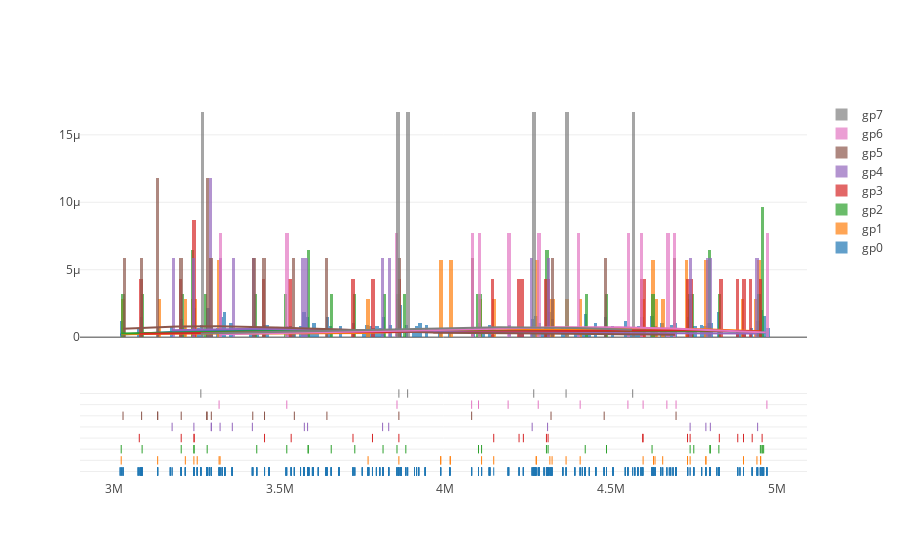

Notebook code for this chart:
### Markdown cell above
> iii. Plot genomic location.

### Code cell
hist_data= [[window_list[x] for x in zlib[z]] for z in zlib.keys()]
group_labels= ['gp{}'.format(str(z)) for z in zlib.keys()]

fig = ff.create_distplot(hist_data, group_labels, bin_size=1e4)
iplot(fig)

### Figure 1 — Plotly figure (JSON) as saved in the notebook; plotly's stock layout.template omitted (floating-point values rounded to 4 significant figures; data arrays with more than 128 entries replaced by an {"elided": "..."} marker saying what was removed)
{"data": [{"autobinx": false, "histnorm": "probability density", "legendgroup": "gp0", "marker": {"color": "rgb(31, 119, 180)"}, "name": "gp0", "opacity": 0.7, "type": "histogram", "uid": "98e5c381-f727-4341-b4ae-0c0d835a3fb2", "x": {"elided": "748 int values"}, "xaxis": "x", "xbins": {"end": 4969976, "size": 10000, "start": 3018083}, "yaxis": "y"}, {"autobinx": false, "histnorm": "probability density", "legendgroup": "gp1", "marker": {"color": "rgb(255, 127, 14)"}, "name": "gp1", "opacity": 0.7, "type": "histogram", "uid": "124feae1-1999-4119-bd38-7f46a7be248a", "x": [4632390, 3859421, 4738254, 4145615, 3131459, 4730446, 4730446, 3316808, 4108930, 4951040, 4951040, 4785848, 4785848, 4596370, 3214948, 4014392, 4014392, 3250797, 4939906, 3766426, 4627765, 4627765, 3240788, 3021437, 4274009, 4274009, 4363927, 3319832, 4655524, 3985599, 3985599, 4899388, 4315070, 4406449, 4321717], "xaxis": "x", "xbins": {"end": 4951040, "size": 10000, "start": 3021437}, "yaxis": "y"}, {"autobinx": false, "histnorm": "probability density", "legendgroup": "gp2", "marker": {"color": "rgb(44, 160, 44)"}, "name": "gp2", "opacity": 0.7, "type": "histogram", "uid": "d06f39cd-26ae-4e23-b0e5-b45bb8de0870", "x": [3853666, 4421733, 3241363, 4799296, 4304732, 4738254, 3585738, 3585738, 4309632, 3202511, 3811572, 4950307, 4099668, 4108930, 3084506, 4485916, 4825030, 3880363, 4623423, 4960189, 3280865, 3240788, 3521114, 3021437, 3726353, 3430500, 4749344, 4955510, 4955510, 3655234, 4797966], "xaxis": "x", "xbins": {"end": 4960189, "size": 10000, "start": 3021437}, "yaxis": "y"}, {"autobinx": false, "histnorm": "probability density", "legendgroup": "gp3", "marker": {"color": "rgb(214, 39, 40)"}, "name": "gp3", "opacity": 0.7, "type": "histogram", "uid": "dd9a045f-5040-4eb4-8125-d7d7b6cda37a", "x": [4235067, 3241363, 3241363, 3453949, 3859421, 4304732, 4738254, 4145615, 4309632, 3202511, 4730446, 4596370, 4222057, 4925584, 3720886, 3779747, 4826388, 4595088, 4882010, 3534362, 4955510, 4899388, 3075991], "xaxis": "x", "xbins": {"end": 4955510, "size": 10000, "start": 3075991}, "yaxis": "y"}, {"autobinx": false, "histnorm": "probability density", "legendgroup": "gp4", "marker": {"color": "rgb(148, 103, 189)"}, "name": "gp4", "opacity": 0.7, "type": "histogram", "uid": "06871609-1b69-4679-9838-af3d90e0c0a4", "x": [4799296, 4738254, 3583854, 3828676, 4785848, 4261584, 4308142, 3810257, 3574034, 4942023, 3293373, 3293373, 3240788, 3356717, 3175034, 3319832, 3417205], "xaxis": "x", "xbins": {"end": 4942023, "size": 10000, "start": 3175034}, "yaxis": "y"}, {"autobinx": false, "histnorm": "probability density", "legendgroup": "gp5", "marker": {"color": "rgb(140, 86, 75)"}, "name": "gp5", "opacity": 0.7, "type": "histogram", "uid": "b13808d5-9e34-411c-875e-1a8206aed518", "x": [3279194, 3453949, 3859421, 3026933, 3131459, 3131459, 3082982, 3202511, 3642200, 4078982, 4478928, 4318535, 3280865, 3293373, 4695812, 3543887, 3418472], "xaxis": "x", "xbins": {"end": 4695812, "size": 10000, "start": 3026933}, "yaxis": "y"}, {"autobinx": false, "histnorm": "probability density", "legendgroup": "gp6", "marker": {"color": "rgb(227, 119, 194)"}, "name": "gp6", "opacity": 0.7, "type": "histogram", "uid": "900f38d3-4d22-4dad-a888-40927b7fb4c6", "x": [3853666, 4550581, 3316808, 4668076, 4099668, 4969976, 4596370, 4078982, 4189003, 4695812, 3521114, 4279871, 4406449], "xaxis": "x", "xbins": {"end": 4969976, "size": 10000, "start": 3316808}, "yaxis": "y"}, {"autobinx": false, "histnorm": "probability density", "legendgroup": "gp7", "marker": {"color": "rgb(127, 127, 127)"}, "name": "gp7", "opacity": 0.7, "type": "histogram", "uid": "fb6cc450-dcd3-4f17-959e-cbfb8622ff66", "x": [3885774, 3859421, 3261715, 4266352, 4363927, 4565004], "xaxis": "x", "xbins": {"end": 4565004, "size": 10000, "start": 3261715}, "yaxis": "y"}, {"legendgroup": "gp0", "marker": {"color": "rgb(31, 119, 180)"}, "mode": "lines", "name": "gp0", "showlegend": false, "type": "scatter", "uid": "f056156f-9b0c-4fbb-afdd-f41f5cf458b5", "x": {"elided": "500 float values"}, "xaxis": "x", "y": {"elided": "500 float values"}, "yaxis": "y"}, {"legendgroup": "gp1", "marker": {"color": "rgb(255, 127, 14)"}, "mode": "lines", "name": "gp1", "showlegend": false, "type": "scatter", "uid": "4d75c513-7f9a-40a3-aeb0-aeddc3d99020", "x": {"elided": "500 float values"}, "xaxis": "x", "y": {"elided": "500 float values"}, "yaxis": "y"}, {"legendgroup": "gp2", "marker": {"color": "rgb(44, 160, 44)"}, "mode": "lines", "name": "gp2", "showlegend": false, "type": "scatter", "uid": "7dea1d71-2af0-4836-9dd2-f5ccada1da7e", "x": {"elided": "500 float values"}, "xaxis": "x", "y": {"elided": "500 float values"}, "yaxis": "y"}, {"legendgroup": "gp3", "marker": {"color": "rgb(214, 39, 40)"}, "mode": "lines", "name": "gp3", "showlegend": false, "type": "scatter", "uid": "c93fd1b6-53ee-48c5-8a32-e2a260910e4c", "x": {"elided": "500 float values"}, "xaxis": "x", "y": {"elided": "500 float values"}, "yaxis": "y"}, {"legendgroup": "gp4", "marker": {"color": "rgb(148, 103, 189)"}, "mode": "lines", "name": "gp4", "showlegend": false, "type": "scatter", "uid": "703238f9-7387-4f7b-b362-fa0d228fdbe5", "x": {"elided": "500 float values"}, "xaxis": "x", "y": {"elided": "500 float values"}, "yaxis": "y"}, {"legendgroup": "gp5", "marker": {"color": "rgb(140, 86, 75)"}, "mode": "lines", "name": "gp5", "showlegend": false, "type": "scatter", "uid": "4e2f3563-633e-4867-8cf6-9501dbb8a6b1", "x": {"elided": "500 float values"}, "xaxis": "x", "y": {"elided": "500 float values"}, "yaxis": "y"}, {"legendgroup": "gp6", "marker": {"color": "rgb(227, 119, 194)"}, "mode": "lines", "name": "gp6", "showlegend": false, "type": "scatter", "uid": "8a3928d7-6b35-49e1-a824-417bf0787885", "x": {"elided": "500 float values"}, "xaxis": "x", "y": {"elided": "500 float values"}, "yaxis": "y"}, {"legendgroup": "gp7", "marker": {"color": "rgb(127, 127, 127)"}, "mode": "lines", "name": "gp7", "showlegend": false, "type": "scatter", "uid": "8a44ba7b-c7f3-483e-b15a-6d61d3fc387b", "x": {"elided": "500 float values"}, "xaxis": "x", "y": {"elided": "500 float values"}, "yaxis": "y"}, {"legendgroup": "gp0", "marker": {"color": "rgb(31, 119, 180)", "symbol": "line-ns-open"}, "mode": "markers", "name": "gp0", "showlegend": false, "type": "scatter", "uid": "a04875d0-a141-4e4c-aca0-7c136f75cfc6", "x": {"elided": "748 int values"}, "xaxis": "x", "y": {"elided": "748 str values"}, "yaxis": "y2"}, {"legendgroup": "gp1", "marker": {"color": "rgb(255, 127, 14)", "symbol": "line-ns-open"}, "mode": "markers", "name": "gp1", "showlegend": false, "type": "scatter", "uid": "a0065011-ac67-439b-b341-757abdae6527", "x": [4632390, 3859421, 4738254, 4145615, 3131459, 4730446, 4730446, 3316808, 4108930, 4951040, 4951040, 4785848, 4785848, 4596370, 3214948, 4014392, 4014392, 3250797, 4939906, 3766426, 4627765, 4627765, 3240788, 3021437, 4274009, 4274009, 4363927, 3319832, 4655524, 3985599, 3985599, 4899388, 4315070, 4406449, 4321717], "xaxis": "x", "y": ["gp1", "gp1", "gp1", "gp1", "gp1", "gp1", "gp1", "gp1", "gp1", "gp1", "gp1", "gp1", "gp1", "gp1", "gp1", "gp1", "gp1", "gp1", "gp1", "gp1", "gp1", "gp1", "gp1", "gp1", "gp1", "gp1", "gp1", "gp1", "gp1", "gp1", "gp1", "gp1", "gp1", "gp1", "gp1"], "yaxis": "y2"}, {"legendgroup": "gp2", "marker": {"color": "rgb(44, 160, 44)", "symbol": "line-ns-open"}, "mode": "markers", "name": "gp2", "showlegend": false, "type": "scatter", "uid": "3afce65d-bbf7-4320-a966-192e7f234a66", "x": [3853666, 4421733, 3241363, 4799296, 4304732, 4738254, 3585738, 3585738, 4309632, 3202511, 3811572, 4950307, 4099668, 4108930, 3084506, 4485916, 4825030, 3880363, 4623423, 4960189, 3280865, 3240788, 3521114, 3021437, 3726353, 3430500, 4749344, 4955510, 4955510, 3655234, 4797966], "xaxis": "x", "y": ["gp2", "gp2", "gp2", "gp2", "gp2", "gp2", "gp2", "gp2", "gp2", "gp2", "gp2", "gp2", "gp2", "gp2", "gp2", "gp2", "gp2", "gp2", "gp2", "gp2", "gp2", "gp2", "gp2", "gp2", "gp2", "gp2", "gp2", "gp2", "gp2", "gp2", "gp2"], "yaxis": "y2"}, {"legendgroup": "gp3", "marker": {"color": "rgb(214, 39, 40)", "symbol": "line-ns-open"}, "mode": "markers", "name": "gp3", "showlegend": false, "type": "scatter", "uid": "d14bf6ce-9562-4981-acd2-7ed5dda27176", "x": [4235067, 3241363, 3241363, 3453949, 3859421, 4304732, 4738254, 4145615, 4309632, 3202511, 4730446, 4596370, 4222057, 4925584, 3720886, 3779747, 4826388, 4595088, 4882010, 3534362, 4955510, 4899388, 3075991], "xaxis": "x", "y": ["gp3", "gp3", "gp3", "gp3", "gp3", "gp3", "gp3", "gp3", "gp3", "gp3", "gp3", "gp3", "gp3", "gp3", "gp3", "gp3", "gp3", "gp3", "gp3", "gp3", "gp3", "gp3", "gp3"], "yaxis": "y2"}, {"legendgroup": "gp4", "marker": {"color": "rgb(148, 103, 189)", "symbol": "line-ns-open"}, "mode": "markers", "name": "gp4", "showlegend": false, "type": "scatter", "uid": "3a971705-ce4c-4187-9600-61bc7377be44", "x": [4799296, 4738254, 3583854, 3828676, 4785848, 4261584, 4308142, 3810257, 3574034, 4942023, 3293373, 3293373, 3240788, 3356717, 3175034, 3319832, 3417205], "xaxis": "x", "y": ["gp4", "gp4", "gp4", "gp4", "gp4", "gp4", "gp4", "gp4", "gp4", "gp4", "gp4", "gp4", "gp4", "gp4", "gp4", "gp4", "gp4"], "yaxis": "y2"}, {"legendgroup": "gp5", "marker": {"color": "rgb(140, 86, 75)", "symbol": "line-ns-open"}, "mode": "markers", "name": "gp5", "showlegend": false, "type": "scatter", "uid": "26fc4870-d6fc-450e-8084-e2fa392dc0dd", "x": [3279194, 3453949, 3859421, 3026933, 3131459, 3131459, 3082982, 3202511, 3642200, 4078982, 4478928, 4318535, 3280865, 3293373, 4695812, 3543887, 3418472], "xaxis": "x", "y": ["gp5", "gp5", "gp5", "gp5", "gp5", "gp5", "gp5", "gp5", "gp5", "gp5", "gp5", "gp5", "gp5", "gp5", "gp5", "gp5", "gp5"], "yaxis": "y2"}, {"legendgroup": "gp6", "marker": {"color": "rgb(227, 119, 194)", "symbol": "line-ns-open"}, "mode": "markers", "name": "gp6", "showlegend": false, "type": "scatter", "uid": "0cdb4aa4-b0fd-431b-b204-9ce3e71bebae", "x": [3853666, 4550581, 3316808, 4668076, 4099668, 4969976, 4596370, 4078982, 4189003, 4695812, 3521114, 4279871, 4406449], "xaxis": "x", "y": ["gp6", "gp6", "gp6", "gp6", "gp6", "gp6", "gp6", "gp6", "gp6", "gp6", "gp6", "gp6", "gp6"], "yaxis": "y2"}, {"legendgroup": "gp7", "marker": {"color": "rgb(127, 127, 127)", "symbol": "line-ns-open"}, "mode": "markers", "name": "gp7", "showlegend": false, "type": "scatter", "uid": "758fe91b-81ec-42b3-9b25-3338b949272d", "x": [3885774, 3859421, 3261715, 4266352, 4363927, 4565004], "xaxis": "x", "y": ["gp7", "gp7", "gp7", "gp7", "gp7", "gp7"], "yaxis": "y2"}], "layout": {"barmode": "overlay", "hovermode": "closest", "legend": {"traceorder": "reversed"}, "xaxis": {"anchor": "y2", "domain": [0, 1], "zeroline": false}, "yaxis": {"anchor": "free", "domain": [0.35, 1], "position": 0}, "yaxis2": {"anchor": "x", "domain": [0, 0.25], "dtick": 1, "showticklabels": false}}}
